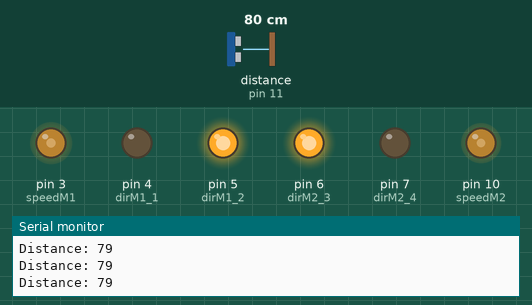
Bench run of a sketch on a simulated Arduino Uno, built with avr-gcc and run on an emulated ATmega328P. Shown: output pins drawn as LEDs (lit = HIGH), the last lines printed to the serial monitor. Wiring (inferred from the names in the program): ultrasonic range finder: trigger pin 12; echo pin 11. The inputs (shaded band) are chosen by the test bench; at power-on: distance to the obstacle (sensor on pin 11) 80 cm. The echo pulse lasts 58.3 µs per cm; pins used as bus, display or sensor lines are not drawn.

Above: at 1.2 s.
1.3 s: distance to the obstacle (sensor on pin 11) set to 34 cm
2.8 s: distance to the obstacle (sensor on pin 11) set to 26 cm
At 4.0 s:
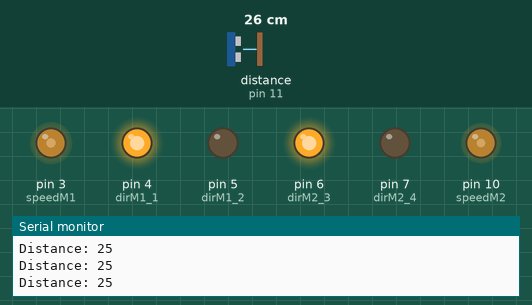
4.3 s: distance to the obstacle (sensor on pin 11) set to 12 cm
7.3 s: distance to the obstacle (sensor on pin 11) set to 9 cm
At 8.5 s:
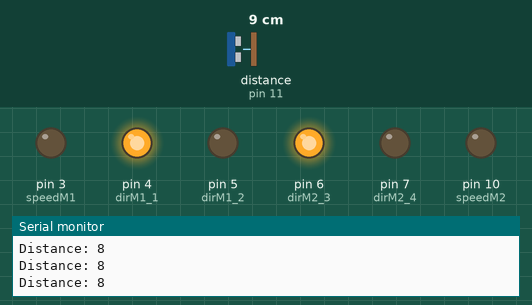
8.8 s: distance to the obstacle (sensor on pin 11) set to 18 cm
At 10.0 s:
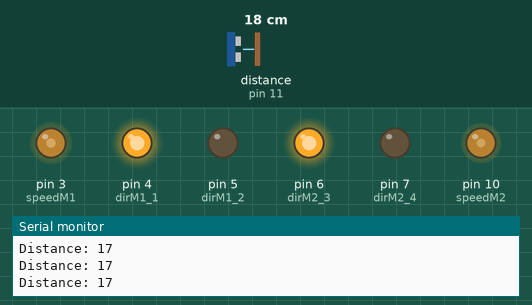
10.3 s: distance to the obstacle (sensor on pin 11) set to 35 cm
At 11.1 s:
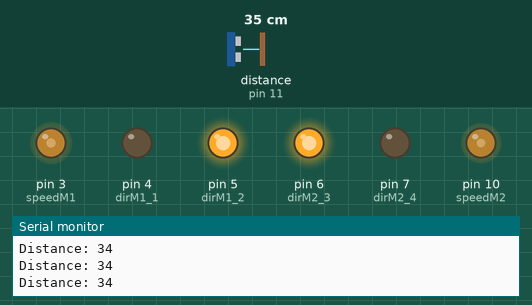
Timing chart, 0 to 12.8 s (numbered marks = the images above; inputs shaded):
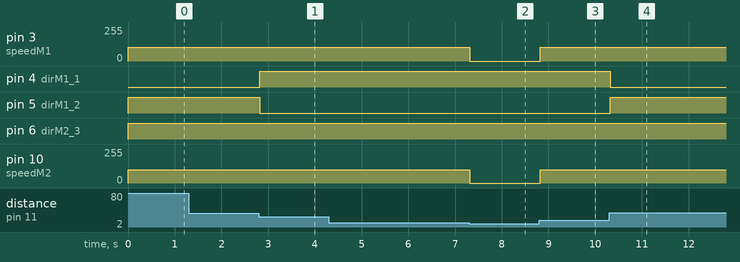

The sketch:

Car.ino
```cpp
int dirM1_1 = 4;
int dirM1_2 = 5;
int dirM2_3 = 6;
int dirM2_4 = 7;
int pin8 = 8;
int speedM1 = 3;
int speedM2 = 10;
// defines pins numbers
const int trigPin = 12;
const int echoPin = 11;
// defines variables
long duration;
int distance;
byte var;

void setup() {
  pinMode(pin8, INPUT);
  pinMode(dirM1_1, OUTPUT);
  pinMode(dirM1_2, OUTPUT);
  pinMode(dirM2_3, OUTPUT);
  pinMode(dirM2_4, OUTPUT);
  pinMode(speedM1, OUTPUT);
  pinMode(speedM2, OUTPUT);
  pinMode(trigPin, OUTPUT); // Sets the trigPin as an Output
  pinMode(echoPin, INPUT); // Sets the echoPin as an Input
  Serial.begin(9600);
}

void loop() {

  // Clears the trigPin
digitalWrite(trigPin, LOW);
delayMicroseconds(2);
// Sets the trigPin on HIGH state for 10 micro seconds
digitalWrite(trigPin, HIGH);
delayMicroseconds(10);
digitalWrite(trigPin, LOW);
// Reads the echoPin, returns the sound wave travel time in microseconds
duration = pulseIn(echoPin, HIGH);
// Calculating the distance
distance= duration*0.034/2;
Serial.print("Distance: ");
Serial.println(distance);

  if(distance > 30 && distance < 1000)
  {
    move_forward();
  }
  if(distance < 30 && distance > 10)
  {
    digitalWrite(dirM1_1, 1);
    digitalWrite(dirM1_2, 0);
    digitalWrite(dirM2_3, 1);
    digitalWrite(dirM2_4, 0);
    analogWrite(speedM1, 105);
    analogWrite(speedM2, 100);
  }
  if(distance < 10)
   {
    analogWrite(speedM1, 0);
    analogWrite(speedM2, 0);
   }
}
void move_forward(){
    digitalWrite(dirM1_1, 0);
    digitalWrite(dirM1_2, 1);
    digitalWrite(dirM2_3, 1);
    digitalWrite(dirM2_4, 0);
    analogWrite(speedM1, 105);
    analogWrite(speedM2, 100);
   }
```

Measured:
- the behaviour switches between 31 and 30 cm on distance to the obstacle (sensor on pin 11) (found by bisection; images 0 and 1)
- the behaviour switches between 11 and 10 cm on distance to the obstacle (sensor on pin 11) (found by bisection; images 1 and 2)
- after the input at 2.8 s, pin 4 (dirM1_1): LOW → HIGH at once; pin 5 (dirM1_2): HIGH → LOW at once
- after the input at 7.3 s, pin 3 (speedM1): 105/255 → 0/255 at once; pin 10 (speedM2): 100/255 → 0/255 at once
- after the input at 8.8 s, pin 3 (speedM1): 0/255 → 105/255 at once; pin 10 (speedM2): 0/255 → 100/255 at once
- after the input at 10.3 s, pin 4 (dirM1_1): HIGH → LOW at once; pin 5 (dirM1_2): LOW → HIGH at once
